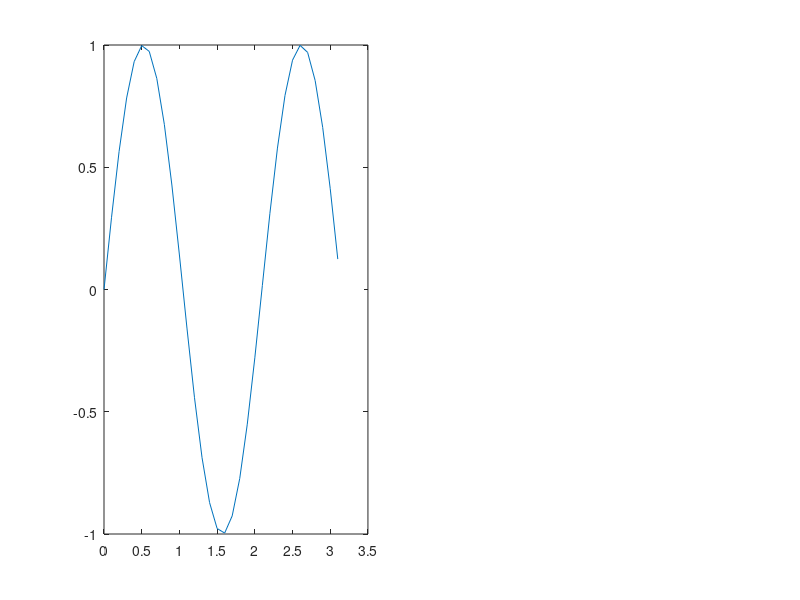

Reproduce this figure in MATLAB. (Note: this script raises an error after producing the figure.)
%%%%%%%%%%%%%%%%%%%%%%%%%%%%%%%%%%%%%%%%%%%%%%%%%%%%%%%%%%%
%%%%%%%%%%%% Explicit solver heat equation %%%%%%%%%%%%%%%%
%%%%%%%%%%%%%%%%%%%%%%%%%%%%%%%%%%%%%%%%%%%%%%%%%%%%%%%%%%%
%
%   Goal: solve
%         u_t = k u_xx,  0<x<L, t>0
%         u(0,t) = 0, u(L,t) = 0
%         u(x,0) = f(x)
%
%   Method: Forward time, centered space finite differences
%
%%%%%%%%%%%%%%%%%%%%%%%%%%%%%%%%%%%%%%%%%%%%%%%%%%%%%%%%%%%

%%%%%%%%%%%%%%%%%%%%
%% Parameters
%%%%%%%%%%%%%%%%%%%%

    k = 5; %diffusion coefficient

    L = pi; %length of domain
    T = .2; %final time
    
    dx = .1; %space step
    dt = .001; %time step
    
    x = 0:dx:L;
    t = 0:dt:T;
    
%%%%%%%%%%%%%%%%%%%%%%%%%%%%%%%%%%%
%% Initial condition
%%%%%%%%%%%%%%%%%%%%%%%%%%%%%%%%%%%

    %f = -abs(x-1)+1;
     f = sin(3*x);   
%%%%%%%%%%%%%%%%%%%%%%%%%%%%%%%%%%%
%% Initialize u
%%%%%%%%%%%%%%%%%%%%%%%%%%%%%%%%%%%

    u = f';
    
%%%%%%%%%%%%%%%%%%%%%%%%%%%%%%%%%%%
%% Forward step matrix
%%%%%%%%%%%%%%%%%%%%%%%%%%%%%%%%%%%

    iterMat = diag((1-2*dt*k/(dx)^2)*ones(length(x),1));
    iterMat = iterMat +diag(dt*k/(dx)^2*ones(length(x)-1,1),1);
    iterMat = iterMat +diag(dt*k/(dx)^2*ones(length(x)-1,1),-1);
    
    iterMat(1,:) = zeros(length(x),1);
    iterMat(end,:) = zeros(length(x),1);
    
    for i = 2:length(t)
        u(:,i) = iterMat*u(:,i-1);
    end
    
%%%%%%%%%%%%%%%%%%%%%%%%%%%%%%%%%%%%%%%
%% Plot solution
%%%%%%%%%%%%%%%%%%%%%%%%%%%%%%%%%%%%%%%
    
    [X,T] = meshgrid(x,t);
 
    fig=figure();

    set(fig, 'Position',  [100 206 1100 420])
       
    for i = 1:length(t)
        clf
        subplot(1,2,1)
        plot(x,u(:,i))
        a = gca;
        a.FontSize = 16;
        axis([0 L min(f) max(f)])
    
        subplot(1,2,2)
        hold on
        s=surf(X,T,u');
        s.EdgeColor = 'none';
        angle = 30+.05*i;
        view(angle,25)
        xlabel('x','interpreter','latex')
        ylabel('t','interpreter','latex')
        zlabel('u','interpreter','latex')
        plot3(x,t(i)*ones(length(x),1),u(:,i))
        a = gca;
        a.FontSize = 16;
        hold off
        pause(0)
    end